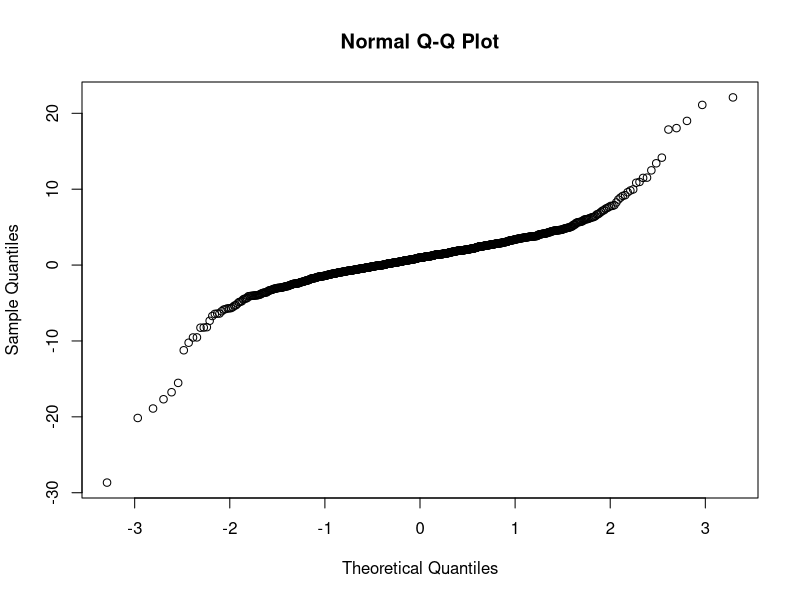
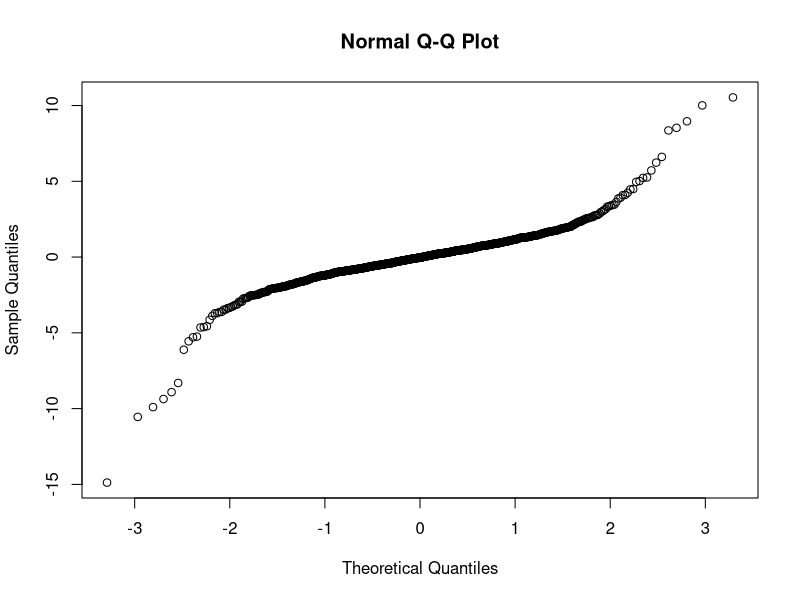
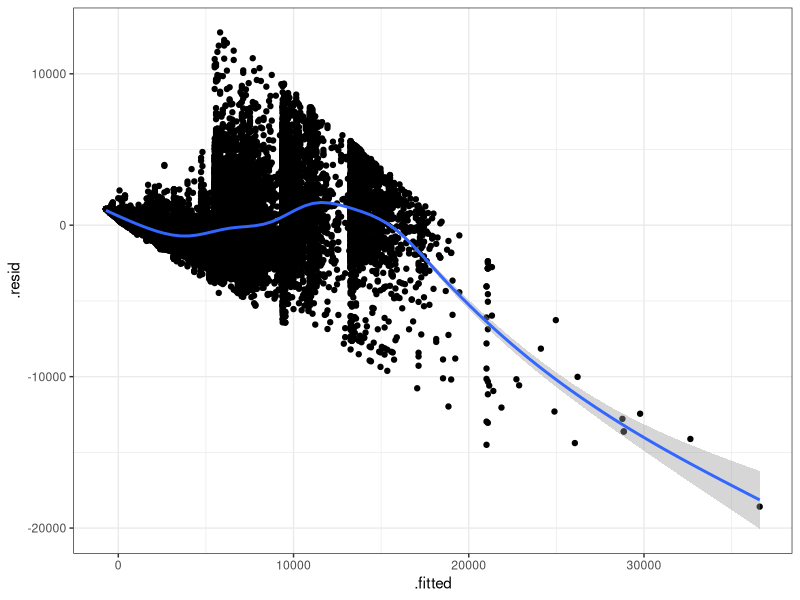
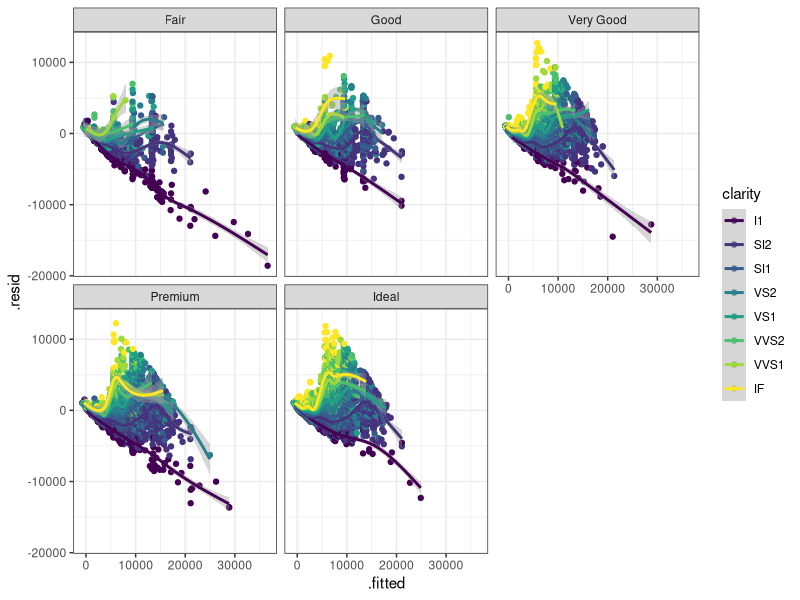
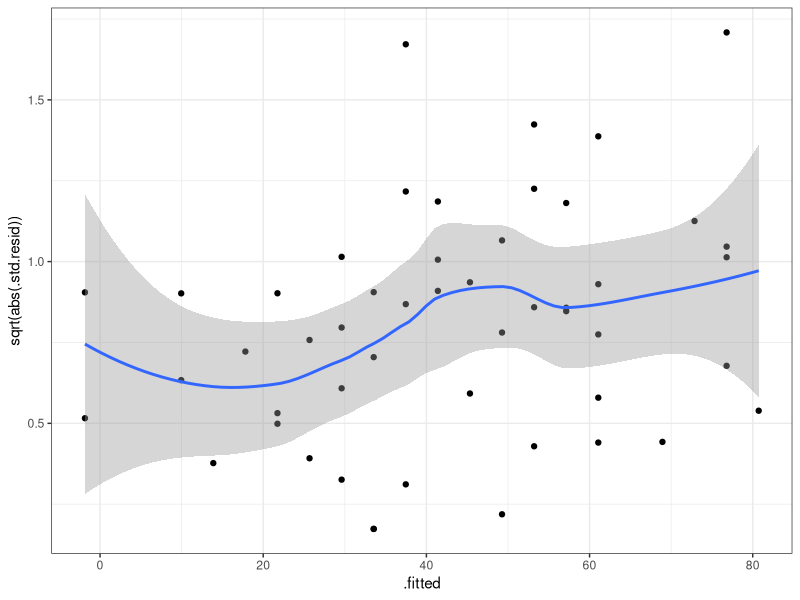
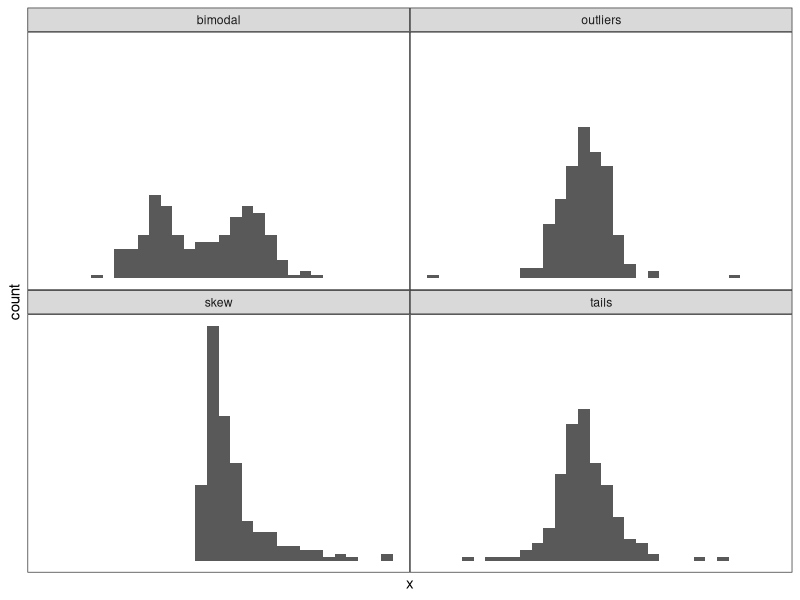
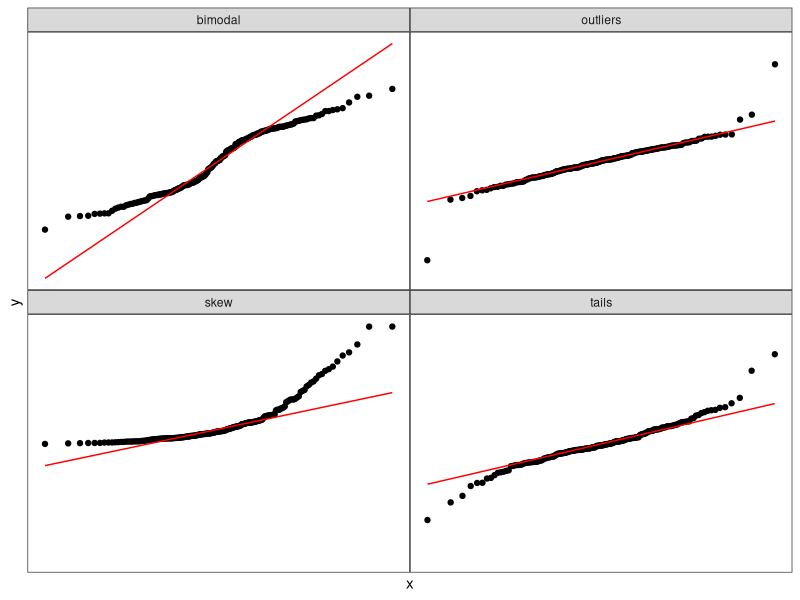

Reproduce these figures in R, in order. (Note: this script raises an error after producing the figures.)
## ---- chunk 1
library(ggplot2); theme_set(theme_bw())
library(car)
library(broom)
library(dplyr)
## ---- chunk 2
set.seed(101)
x <- rt(1000,df=4)
y <- rnorm(1000,mean=1+2*x,sd=0.1)
qqnorm(y)
## ---- chunk 3
set.seed(101)
x <- rt(1000,df=4)
y <- rnorm(1000,mean=1+2*x,sd=0.1)
qqnorm(x)
## ---- chunk 4
m1 <- lm(price~carat,diamonds)
a1 <- augment(m1,data=diamonds) ## include original data
ggplot(a1,aes(.fitted,.resid)) +
    geom_point()+geom_smooth()
## ---- chunk 5
ggplot(a1,aes(.fitted,.resid,colour=clarity)) +
    facet_wrap(~cut) +
    geom_point()+geom_smooth()
## ---- chunk 6
m2 <- lm(dist ~ speed, data=cars)
ggplot(augment(m2),aes(.fitted,sqrt(abs(.std.resid))))+
    geom_point()+geom_smooth()
## ---- chunk 7
set.seed(101)
skew <- data.frame(x=rlnorm(200))
tails <- data.frame(x=rt(200,df=5))
bimodal <- data.frame(x=rnorm(200,mean=rep(c(-2,2),each=100)))
outliers <- data.frame(x=c(rnorm(200),7,-7))
dd <- dplyr::bind_rows(lme4:::namedList(skew,tails,bimodal,outliers),.id="type")
ggplot(dd,aes(x))+facet_wrap(~type)+geom_histogram()+
    scale_x_continuous(breaks=NULL)+
    scale_y_continuous(breaks=NULL)+
    theme(panel.spacing=grid::unit(0,"lines"))
## ---- chunk 8
ggplot(dd,aes(sample=x))+facet_wrap(~type)+stat_qq()+stat_qq_line(colour="red")+
    scale_x_continuous(breaks=NULL)+
    scale_y_continuous(breaks=NULL)+
    theme(panel.spacing=grid::unit(0,"lines"))
## ---- chunk 9
library(lme4)
data(Contraception,package="mlmRev")
Contraception <- Contraception %>%
    mutate(ch=factor(livch != 0, labels = c("N", "Y")))
m3 <- glmer(use ~ age * ch + I(age^2) + urban + (1 | urban:district),
            data=Contraception, family=binomial)
a3 <- augment(m3,data=Contraception)
ggplot(a3,
       aes(.fitted,.resid))+
    geom_smooth(method="gam",method.args=list(family=binomial))
